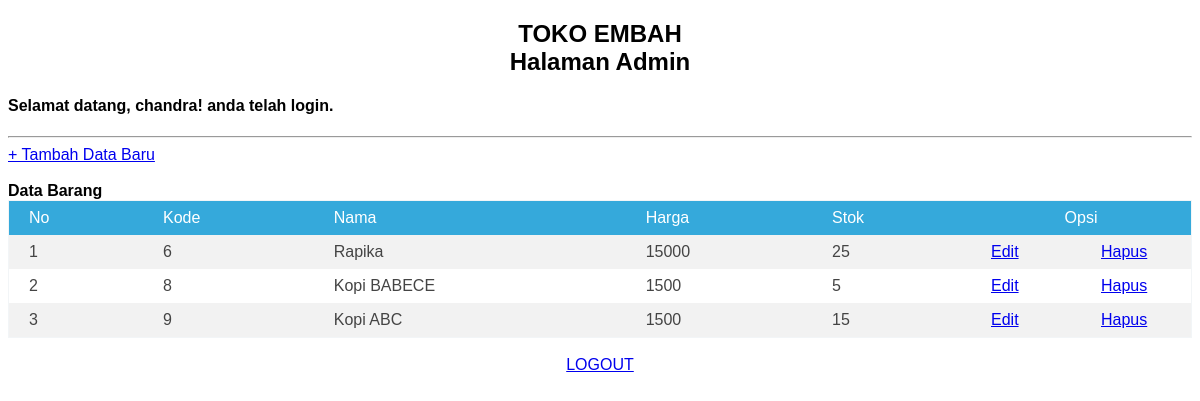
/admin/index.php (signed in), run on the app's committed database.
### tables this page shows
CREATE TABLE `barang` (
  `id_barang` int(11) NOT NULL,
  `nama_barang` varchar(100) NOT NULL,
  `harga_barang` int(11) NOT NULL,
  `stok_barang` int(11) NOT NULL
);

### admin/index.php (the view, shortened to what this page needs)
<!DOCTYPE html>
<html>
<head>
</head>
<body style="font-family:arial">
 <center><h2>TOKO EMBAH<br/>Halaman Admin</h2></center>
    <h4>Selamat datang, <?php echo $_SESSION['username']; ?>! anda telah login.</h4>
 <hr />
 <a href="tambah.php">+ Tambah Data Baru</a><br /><br />
 <b>Data Barang</b>
 <table style="width:100%" class="table1">
  <tr>
   <th>No</th>
   <th>Kode</th>
   <th>Nama</th>
   <th>Harga</th>
   <th>Stok</th>
   <th colspan=2><center>Opsi</center></th>
  </tr>
  <?php
  include "config.php";
  $no = 1;
  $data = mysqli_query($koneksi,"SELECT * FROM barang");
  while($r = mysqli_fetch_array($data)){
   $id_barang = $r['id_barang'];
   $nama_barang = $r['nama_barang'];
   $harga_barang = $r['harga_barang'];
   $stok_barang = $r['stok_barang'];
        ?>
  <tr><td><?php echo $no++; ?></td>
   <td><?php echo $id_barang; ?></td>
   <td><?php echo $nama_barang; ?></td>
   <td><?php echo $harga_barang; ?></td>
   <td><?php echo $stok_barang; ?></td>
  <td align=right width=70px><a href="edit.php?id=<?php echo $id_barang;?>">Edit</a></td>
  <td align=right width=70px><a href="delete.php?id=<?php echo $id_barang;?>">Hapus</a></td>
  </tr>
  <?php
  }
  ?>
 </table>
 <center></br><a href="logout.php">LOGOUT</a></center>
</body>
</html>

### admin/index.php (style rules this page uses)
.table1 { font-family: sans-serif; color: #444; border-collapse: collapse; width: 50%; border: 1px solid #f2f5f7; }
.table1 tr th { background: #35A9DB; color: #fff; font-weight: normal; }
.table1, th, td { padding: 8px 20px; text-align: left; }
.table1 tr:nth-child(even) { background-color: #f2f2f2; }

### data on the page
barang: id_barang "6", nama_barang "Rapika", harga_barang "15000", stok_barang "25"
barang: id_barang "8", nama_barang "Kopi BABECE", harga_barang "1500", stok_barang "5"
barang: id_barang "9", nama_barang "Kopi ABC", harga_barang "1500", stok_barang "15"

### other printed values
$_SESSION['username'] "chandra"
